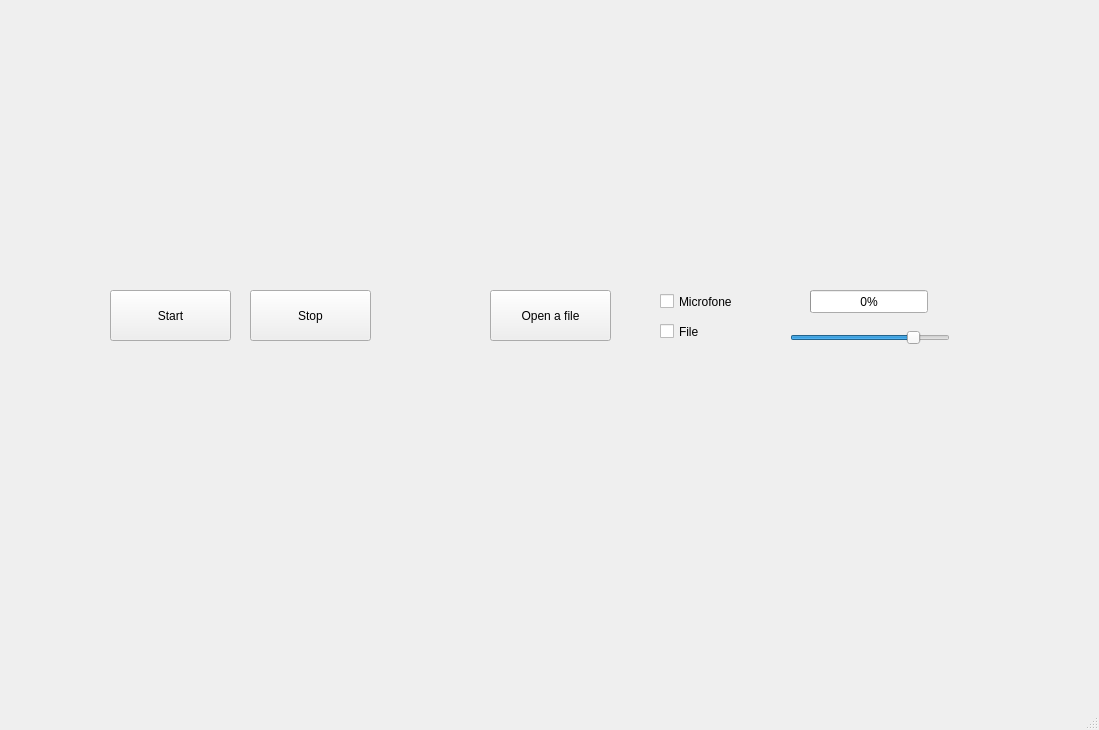
<?xml version="1.0" encoding="UTF-8"?>
<ui version="4.0">
 <class>MainWindow</class>
 <widget class="QMainWindow" name="MainWindow">
  <property name="geometry">
   <rect>
    <x>0</x>
    <y>0</y>
    <width>1099</width>
    <height>730</height>
   </rect>
  </property>
  <property name="windowTitle">
   <string>MainWindow</string>
  </property>
  <widget class="QWidget" name="centralwidget">
   <widget class="QCustomPlot" name="amplitudePlot" native="true">
    <property name="geometry">
     <rect>
      <x>110</x>
      <y>40</y>
      <width>761</width>
      <height>201</height>
     </rect>
    </property>
   </widget>
   <widget class="QPushButton" name="buttonStart">
    <property name="geometry">
     <rect>
      <x>110</x>
      <y>290</y>
      <width>121</width>
      <height>51</height>
     </rect>
    </property>
    <property name="text">
     <string>Start</string>
    </property>
   </widget>
   <widget class="QPushButton" name="buttonStop">
    <property name="geometry">
     <rect>
      <x>250</x>
      <y>290</y>
      <width>121</width>
      <height>51</height>
     </rect>
    </property>
    <property name="text">
     <string>Stop</string>
    </property>
   </widget>
   <widget class="QCustomPlot" name="frequencyPlot" native="true">
    <property name="geometry">
     <rect>
      <x>110</x>
      <y>420</y>
      <width>761</width>
      <height>221</height>
     </rect>
    </property>
   </widget>
   <widget class="QCheckBox" name="checkBoxMicro">
    <property name="geometry">
     <rect>
      <x>660</x>
      <y>290</y>
      <width>92</width>
      <height>23</height>
     </rect>
    </property>
    <property name="text">
     <string>Microfone</string>
    </property>
   </widget>
   <widget class="QCheckBox" name="checkBoxFile">
    <property name="geometry">
     <rect>
      <x>660</x>
      <y>320</y>
      <width>92</width>
      <height>23</height>
     </rect>
    </property>
    <property name="text">
     <string>File</string>
    </property>
   </widget>
   <widget class="QPushButton" name="buttonOpenFile">
    <property name="geometry">
     <rect>
      <x>490</x>
      <y>290</y>
      <width>121</width>
      <height>51</height>
     </rect>
    </property>
    <property name="text">
     <string>Open a file</string>
    </property>
   </widget>
   <widget class="QProgressBar" name="barVolume">
    <property name="geometry">
     <rect>
      <x>810</x>
      <y>290</y>
      <width>118</width>
      <height>23</height>
     </rect>
    </property>
    <property name="value">
     <number>0</number>
    </property>
   </widget>
   <widget class="QSlider" name="sliderVolume">
    <property name="geometry">
     <rect>
      <x>790</x>
      <y>330</y>
      <width>160</width>
      <height>16</height>
     </rect>
    </property>
    <property name="maximum">
     <number>100</number>
    </property>
    <property name="value">
     <number>80</number>
    </property>
    <property name="orientation">
     <enum>Qt::Orientation::Horizontal</enum>
    </property>
   </widget>
  </widget>
  <widget class="QMenuBar" name="menubar">
   <property name="geometry">
    <rect>
     <x>0</x>
     <y>0</y>
     <width>1099</width>
     <height>22</height>
    </rect>
   </property>
  </widget>
  <widget class="QStatusBar" name="statusbar"/>
 </widget>
 <customwidgets>
  <customwidget>
   <class>QCustomPlot</class>
   <extends>QWidget</extends>
   <header>qcustomplot.h</header>
   <container>1</container>
  </customwidget>
 </customwidgets>
 <resources/>
 <connections/>
</ui>
